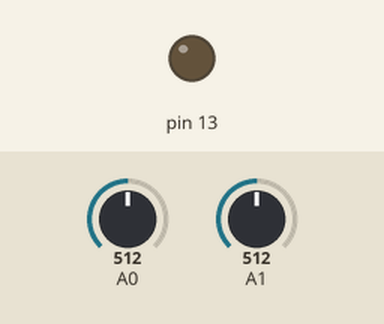
This sketch was run on a simulated Arduino Uno, built with avr-gcc and run on an emulated ATmega328P. On the bench: output pins drawn as LEDs (lit = HIGH). Dashed ring = blinking. Inputs (shaded band) come from the test bench; at power-on: A0 = 512, A1 = 512.

Above: at 1.2 s.
1.3 s: A0 set to 524
At 1.55 s:
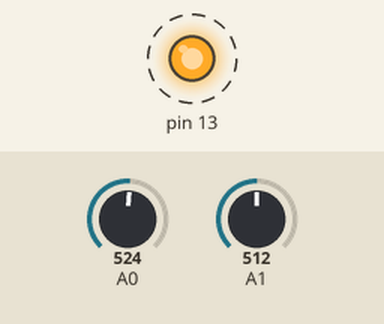
4.3 s: A1 set to 534
At 5.5 s:
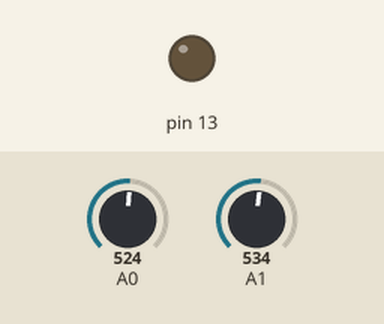
5.8 s: A1 set to 511
At 6.2 s:
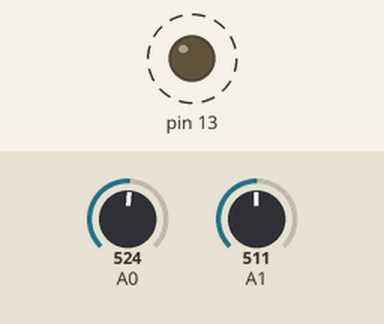
8.8 s: A1 set to 716
At 9.3 s:
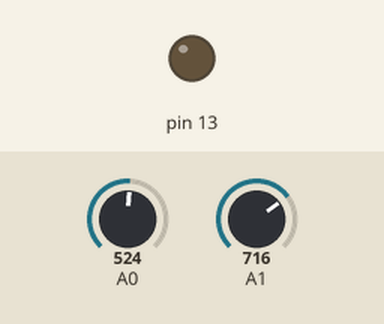
Timing chart, 0 to 11.3 s (numbered marks = the images above; inputs shaded):
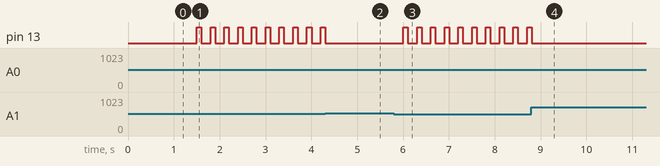

The sketch:

light_pen_02.ino
```cpp
void setup() {
  // initialize digital pin 13 as an output.
  pinMode(13, OUTPUT);
}

// the loop function runs over and over again forever
void loop() {

  // read the input on analog pin 0:
  int phototrans = analogRead(A0);
  int pot = analogRead(A1);

  if (phototrans > pot) digitalWrite(13, HIGH);   // turn the LED on (HIGH is the voltage level)
  delay(100);              // wait for a second
  digitalWrite(13, LOW);    // turn the LED off by making the voltage LOW
  delay(200);              // wait for a second
}
```

Measured:
- the behaviour switches between 512 and 513 on A0 (found by bisection; images 0 and 1)
- the behaviour switches between 523 and 524 on A1 (found by bisection; images 1 and 2)
- after the input at 1.3 s, pin 13: alternates HIGH for 0.10 s and LOW for 0.20 s, starting after 0.20 s
- after the input at 4.3 s, pin 13: goes on until 4.3 s, then stays LOW
- after the input at 5.8 s, pin 13: alternates HIGH for 0.10 s and LOW for 0.20 s, starting after 0.20 s
- after the input at 8.8 s, pin 13: goes on until 8.8 s, then stays LOW
